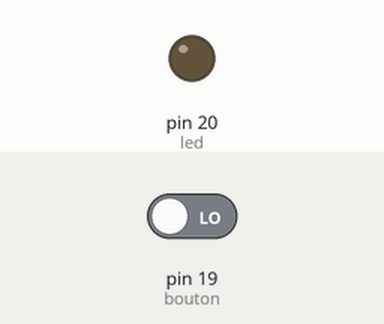
The program below on a simulated MicroPython board. Parts: output pins drawn as LEDs (lit = HIGH). The inputs (shaded band) are chosen by the test bench; at power-on: pin 19 (bouton) LOW.

Above: at 1.2 s.
1.3 s: pin 19 (bouton) driven HIGH
At 3.2 s:
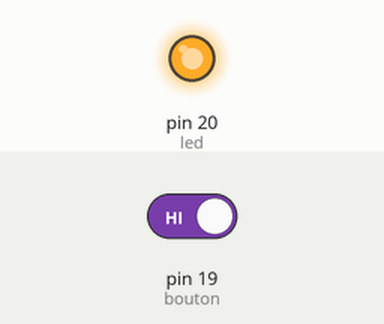
Timing chart, 0 to 4.7 s (numbered marks = the images above; inputs shaded):
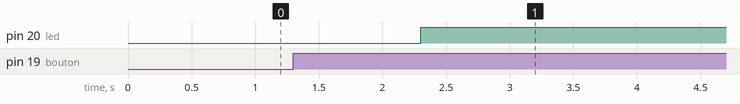

Measured:
- after the input at 1.3 s, pin 20 (led): LOW → HIGH after 1.0 s

The program:

bouton.py
```python
from machine import Pin
import utime

led = Pin(20, Pin.OUT) #configuration la pin 20 en sortie
bouton = Pin (19, Pin.IN) #configuration de la pin 19 en sortie

val = 0

while True :
    if bouton.value() == 1 : #test de la valeur du bouton
        val = val + 1
        utime.sleep(1)
    elif val == 2 :         #test de si le bouton a été pressé une 2ème fois
        val = 0
        utime.sleep(1)
    led.value(val)
    
```
